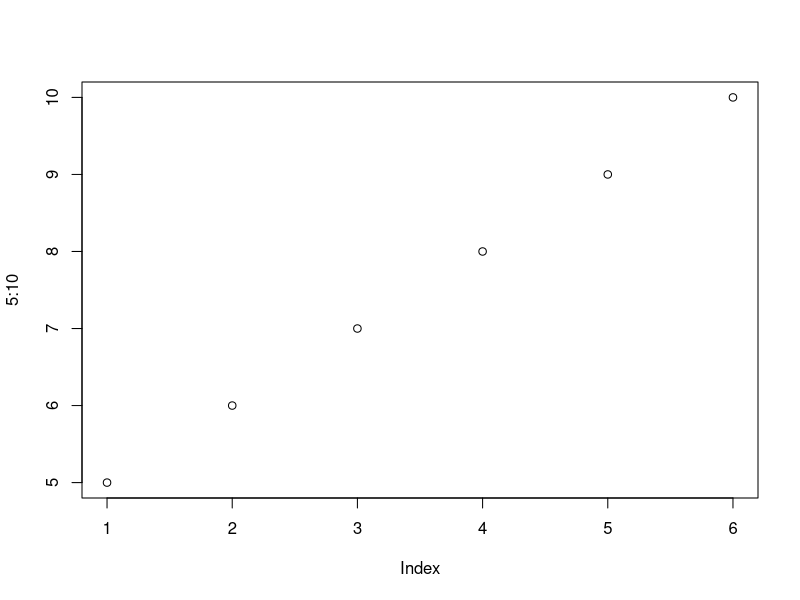
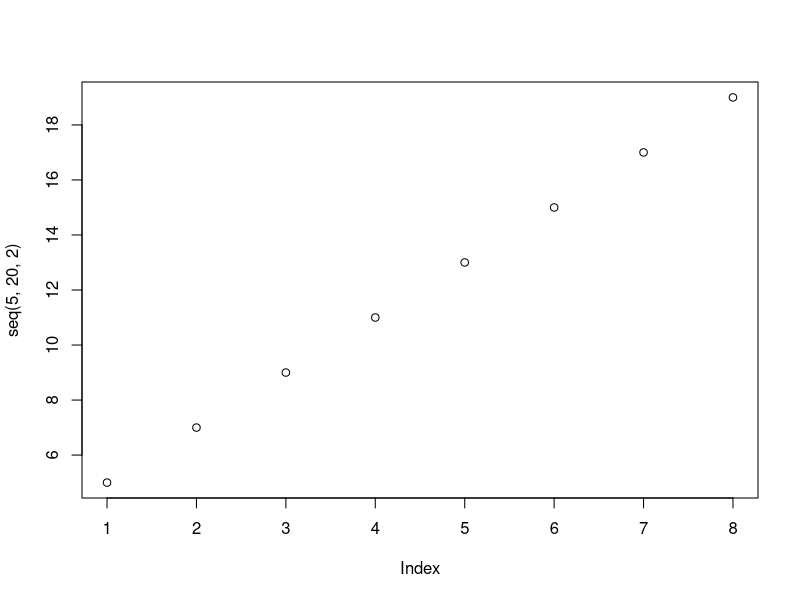
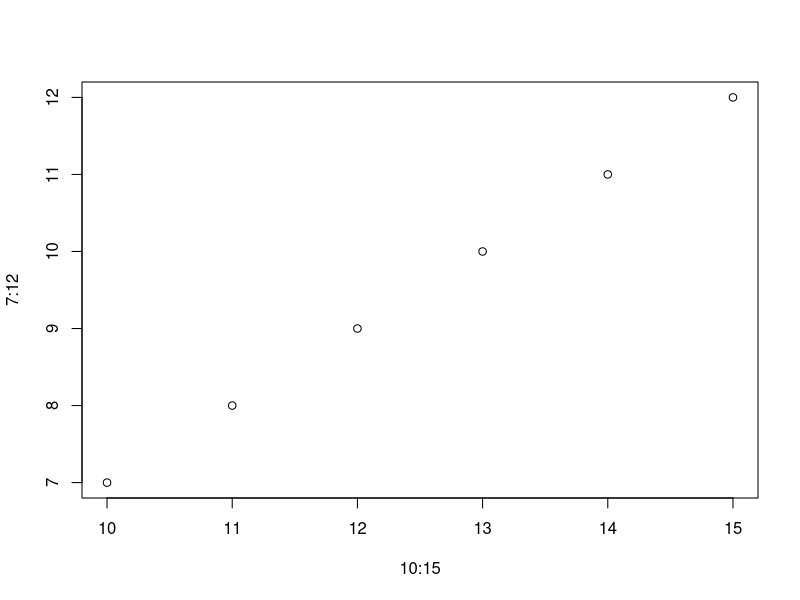
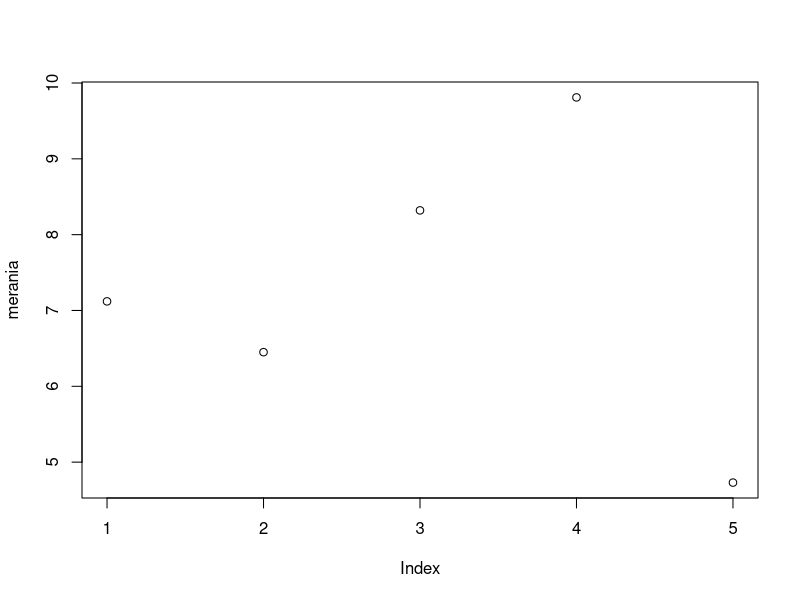
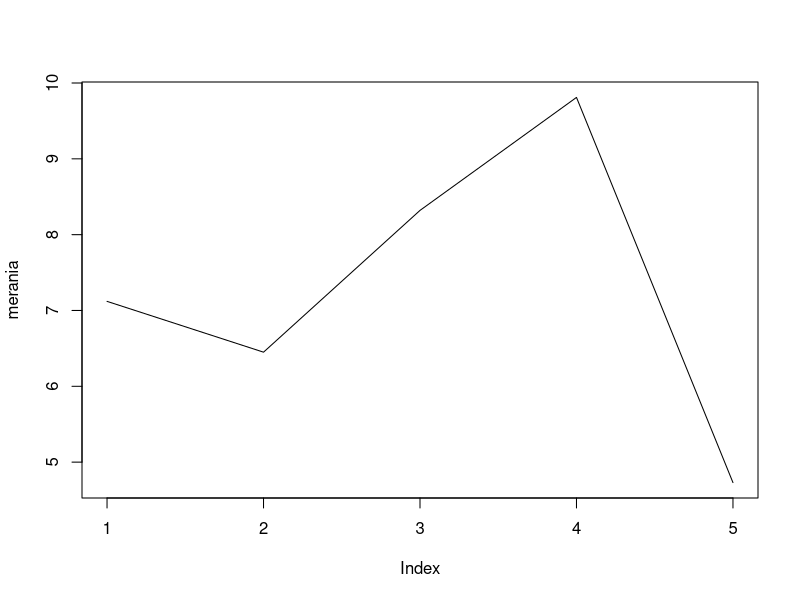
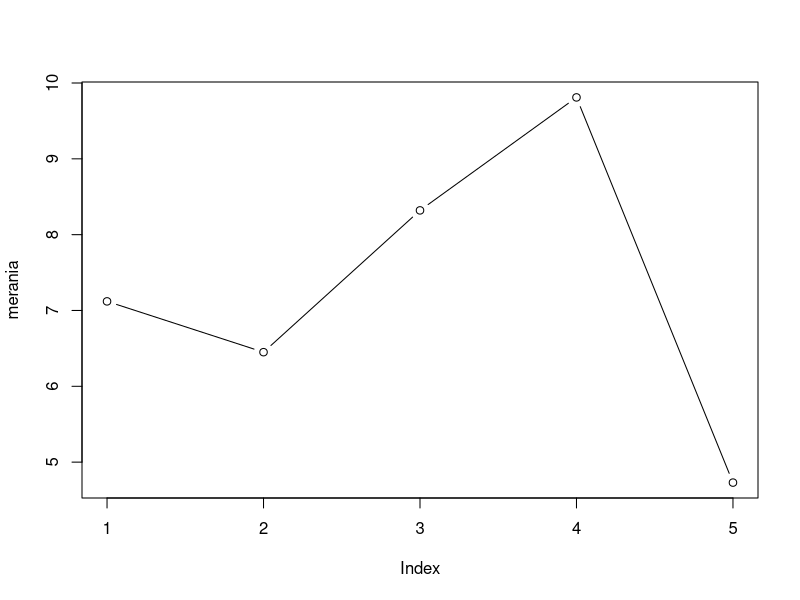
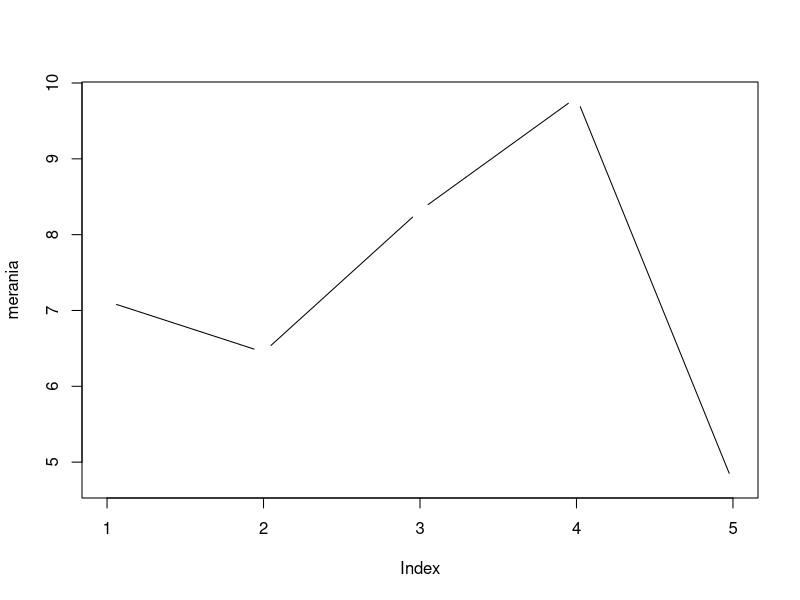
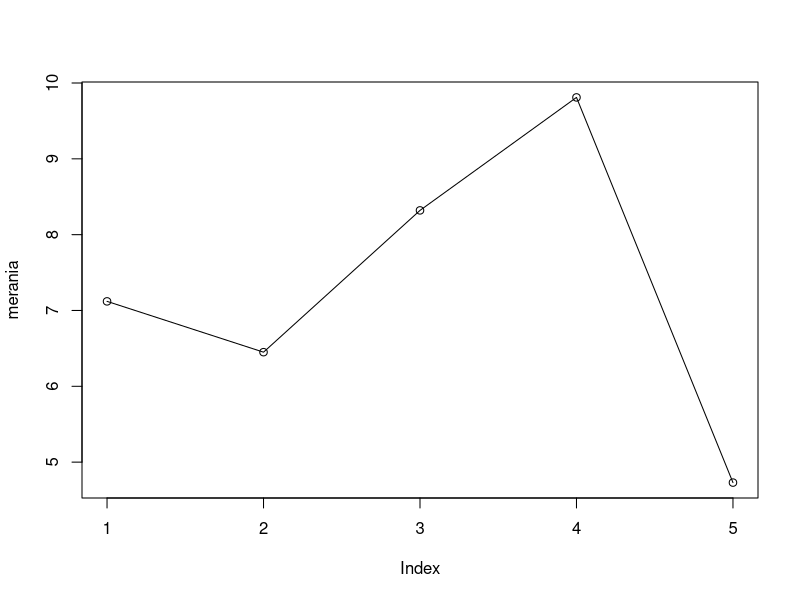

These charts were generated, in order, by the following R code:

plot(5:10) #y
plot(seq(5,20,2)) #y

plot(10:15, 7:12) #x, y

merania <- c(7.12, 6.45, 8.32, 9.81, 4.73)

plot(merania, type="p")
plot(merania, type="l")
plot(merania, type="b")
plot(merania, type="c")
plot(merania, type="o")
plot(merania, type="h")
plot(merania, type="s")

#histogram
hist(c(5,6,6,7))

#funkcie
plot(cos, -pi,  3*pi)
plot(exp, 1,  10)
plot(log10, 1,  10)
